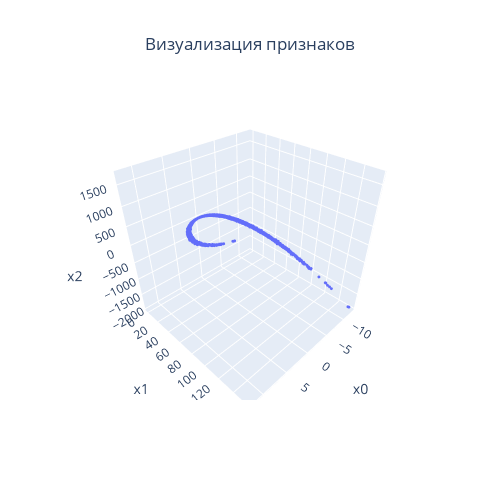

Here is the notebook cell this chart was saved with:
### Code cell
import plotly.graph_objects as go
fig = go.Figure(data=[go.Scatter3d(x=Xtr[:,0],
                                   y=Xtr[:,1],
                                   z=Xtr[:,2],
                                   mode='markers',
                                   marker=dict(size=1))
                     ])
fig.update_layout(autosize=False,
                  width=500,
                  height=500,
                  margin=go.layout.Margin(l=50, r=50, b=100, t=100, pad=4),
                  scene = dict(xaxis_title='x0',
                               yaxis_title='x1',
                               zaxis_title='x2'),
                 title_text="Визуализация признаков", title_x=0.5)
fig.show()

### Figure 1 — Plotly figure (JSON) as saved in the notebook; plotly's stock layout.template omitted (floating-point values rounded to 4 significant figures; data arrays with more than 128 entries replaced by an {"elided": "..."} marker saying what was removed)
{"data": [{"marker": {"size": 1}, "mode": "markers", "type": "scatter3d", "x": {"elided": "10000 float values"}, "y": {"elided": "10000 float values"}, "z": {"elided": "10000 float values"}}], "layout": {"autosize": false, "height": 500, "margin": {"b": 100, "l": 50, "pad": 4, "r": 50, "t": 100}, "scene": {"xaxis": {"title": {"text": "x0"}}, "yaxis": {"title": {"text": "x1"}}, "zaxis": {"title": {"text": "x2"}}}, "title": {"text": "Визуализация признаков", "x": 0.5}, "width": 500}}
